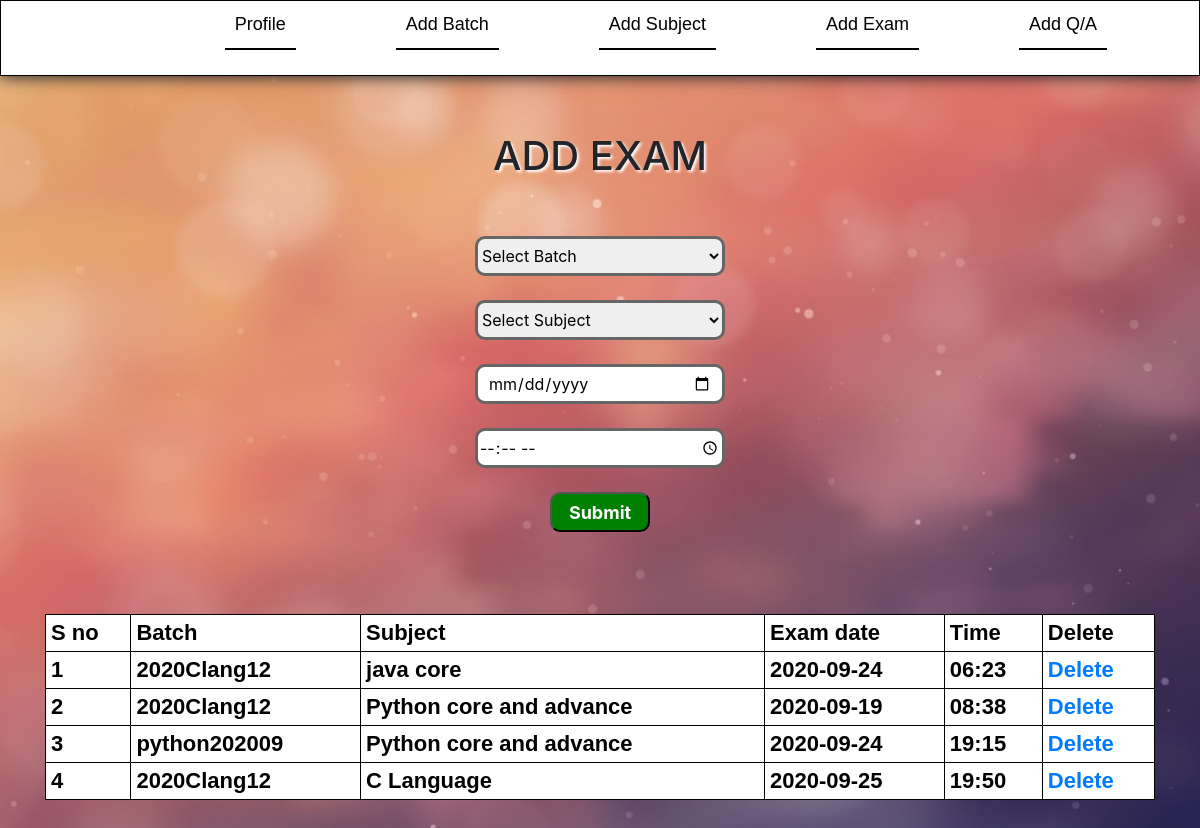
Screenshot of /addexam.php (signed in) with the database file from the repository.
### tables this page shows
CREATE TABLE IF NOT EXISTS `examtable` (
  `sno` int(20) NOT NULL AUTO_INCREMENT,
  `examname` varchar(200) NOT NULL,
  `subjid` int(20) NOT NULL,
  `batchid` int(20) NOT NULL,
  `timeofexam` varchar(30) NOT NULL,
  `dateofexam` varchar(30) NOT NULL,
  `maxmarks` int(30) NOT NULL,
  `timestmp` timestamp NOT NULL DEFAULT CURRENT_TIMESTAMP,
  `c1` varchar(50) NOT NULL,
  `c2` varchar(50) NOT NULL,
  `c3` varchar(50) NOT NULL,
  PRIMARY KEY (`sno`)
);

CREATE TABLE IF NOT EXISTS `batchorclass` (
  `id` int(20) NOT NULL AUTO_INCREMENT,
  `batchname` varchar(300) NOT NULL,
  `year` int(6) NOT NULL,
  `startdate` varchar(20) NOT NULL,
  `enddate` varchar(20) NOT NULL,
  `subjid` int(20) NOT NULL,
  `timstmp` timestamp NOT NULL DEFAULT CURRENT_TIMESTAMP,
  `c1` varchar(50) NOT NULL,
  `c2` varchar(50) NOT NULL,
  `c3` varchar(50) NOT NULL,
  PRIMARY KEY (`id`)
);

CREATE TABLE IF NOT EXISTS `sub` (
  `userid` int(20) NOT NULL AUTO_INCREMENT,
  `sub` varchar(200) NOT NULL,
  `payment` int(10) NOT NULL,
  `timee` varchar(200) NOT NULL,
  `c1` varchar(200) NOT NULL,
  `c2` varchar(200) NOT NULL,
  `c3` varchar(200) NOT NULL,
  PRIMARY KEY (`userid`)
);

### addexam.php (the view, shortened to what this page needs)
<?php
@include('dbconn.php');
@include('menu.php');
?>
<html>
<head>
    <link rel="stylesheet" href="https://stackpath.bootstrapcdn.com/bootstrap/4.4.1/css/bootstrap.min.css">
	<link rel="stylesheet" href="style.css" type="text/css"/>
</head>
<body>
<div class="container">
<?php
echo"<br><br><br><center><h1 style='text-shadow:2px 2px 3px white;'>ADD EXAM</h1></center>";
?>
<div class="form-group row">
<center class="col col-md-12">
	<form action="addexamtarg.php" method="post">
		<br><br>
		<select class="input" style="height:40px;width:250px;border:solid 3px #666;font-size:16px;border-radius:10px;" type="text" name="batchname"value="">
		<option value="">Select Batch</option>
		</select>
		<br><br>
		<select class="input" style="height:40px;width:250px;border:solid 3px #666;font-size:16px;border-radius:10px;" type="text" name="examsub"value="">
				<option value="">Select Subject</option>
		</select>
		<br><br><input class="input" type="date" name="examdate" value="" required/>
		<br><br><input style="height:40px;width:250px;border:solid 3px #666;font-size:16px;border-radius:10px;" class="input" type="time" placeholder="Enter Time of exam" name="examtime" value="" required/>
		<br><br>
		<input type="submit"/>
	</form>
</center>
</div>
		<table>
			<tr>
				<th>S no</th>
				<th>Batch</th>
				<th>Subject</th>
				<th>Exam date</th>
				<th>Time</th>
				<th>Delete</th>
			</tr>
<?php
$sql = "SELECT * FROM examtable";
$result = mysqli_query($conn, $sql);
$sn=1;
if(mysqli_num_rows($result) > 0) {
  while($row = mysqli_fetch_assoc($result)) {
	     $id=$row["sno"];
		 $subid=$row["subjid"];
		 $bid=$row["batchid"];
	     $timeofex=$row["timeofexam"];
		 $dateofex=$row["dateofexam"];
$s="";
$sqll = "SELECT * FROM sub where userid='$subid'";
$r = mysqli_query($conn, $sqll);
if (mysqli_num_rows($r) > 0) {
  while($row = mysqli_fetch_assoc($r)) {
		$s=$row["sub"];
  }
}
$b="";
$sqll1 = "SELECT * FROM batchorclass where id='$bid'";
$r1 = mysqli_query($conn, $sqll1);
if(mysqli_num_rows($r1) > 0) {
  while($row1 = mysqli_fetch_assoc($r1)) {
		$b=$row1["batchname"];
  }
}
    echo "<tr> <td>$sn</td> <td>$b</td> <td>$s</td>  <td>$dateofex</td> <td>$timeofex</td>  <td><a href='deletetexam.php?id=$id' > Delete </a> </td> </tr>";
		 $sn++;
  }
} else {
}
?>
</table>
</div>
</body>
</html>

### style.css (style rules this page uses)
body { background-image:url('bgimgs/10.jpg'); background-repeat: no-repeat; background-position: center; background-size: cover; }
.container { position:relative; top:60px; margin-bottom:400px; }
table { position:relative; width:100%; top:50px; border-collapse:collapse; background-color:white; color:black; }
tr,td,th { color:black; font-family:arial; font-size:22px; border:none; font-weight:bold; border:solid 1px; border-collapse:collapse; padding:5px; }
input[type=number], input[type=mail], input[type=text], input[type=password], input[type=date], textarea { width:250px; height:40px; color:black; border:solid #666 3px; border-radius:10px; padding:10px; }
input[type=submit],input[type=button] { width:100px; height:40px; font-size:18px; font-weight:bold; border-radius:10px; color:white; background-color:green; }

### rows the page displays
examtable: batchorclass.batchname "2020Clang12", sub.sub "java core", dateofexam "2020-09-24", timeofexam "06:23"
examtable: batchorclass.batchname "2020Clang12", sub.sub "Python core and advance", dateofexam "2020-09-19", timeofexam "08:38"
examtable: batchorclass.batchname "python202009", sub.sub "Python core and advance", dateofexam "2020-09-24", timeofexam "19:15"
examtable: batchorclass.batchname "2020Clang12", sub.sub "C Language", dateofexam "2020-09-25", timeofexam "19:50"
